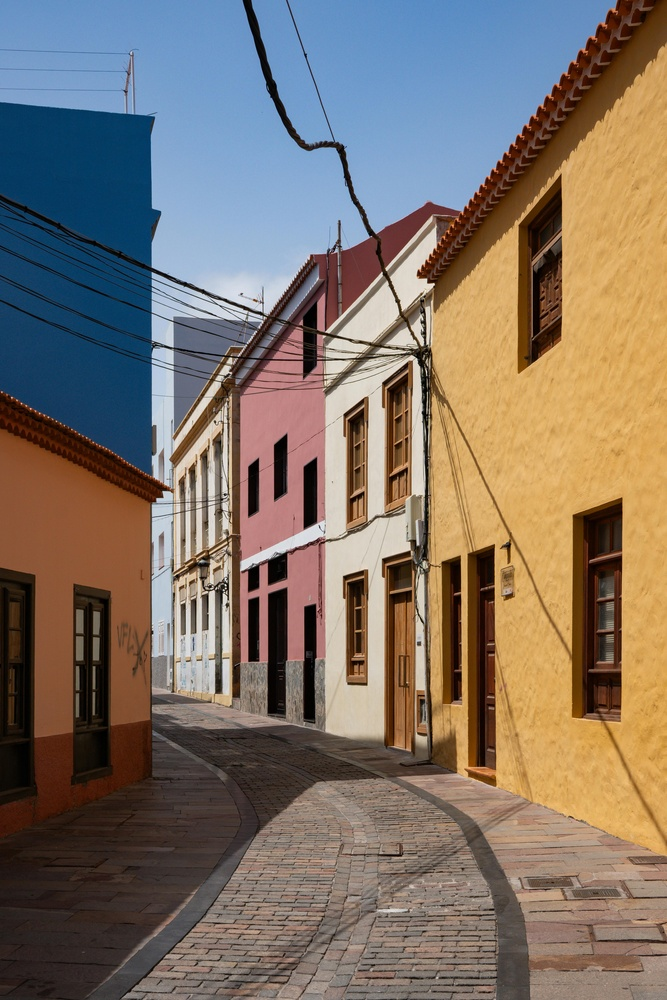
#> input picture casas.jpg, 667 x 1000 px, shrunk from 4000 x 6000 before the run, found by its file name
$ python lab07-2.py
#> lines starting #> are read from the running program, lines starting #| are printed output that depends on the picture; after the words box and inside, x2 and y2 are one past the last pixel; in counts of white or black regions, pixels touching at a corner belong together
# Filtro Passa-Alta

import cv2
import numpy as np
import matplotlib.pyplot as plt

image = cv2.imread('casas.jpg', 0)
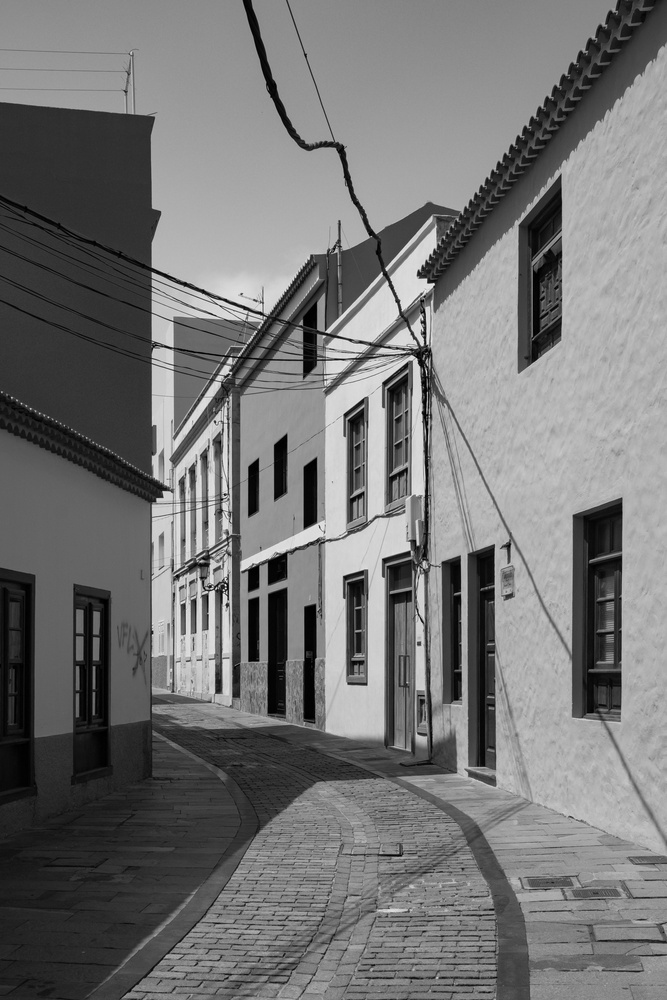
#> image: shape (1000, 667); min 0, max 248, mean 116.7

# Transformada de Fourier
dft = np.fft.fft2(image)
dft_shift = np.fft.fftshift(dft)
rows, cols = image.shape
#> rows = 1000; cols = 667
crow, ccol = rows//2, cols//2
#> crow = 500; ccol = 333

# Criar máscara
mask = np.ones((rows, cols), np.uint8)
radius = 60
for i in range(rows):
    for j in range(cols):
        if (i-crow)**2 + (j-ccol)**2 <= radius**2:
            mask[i,j] = 0
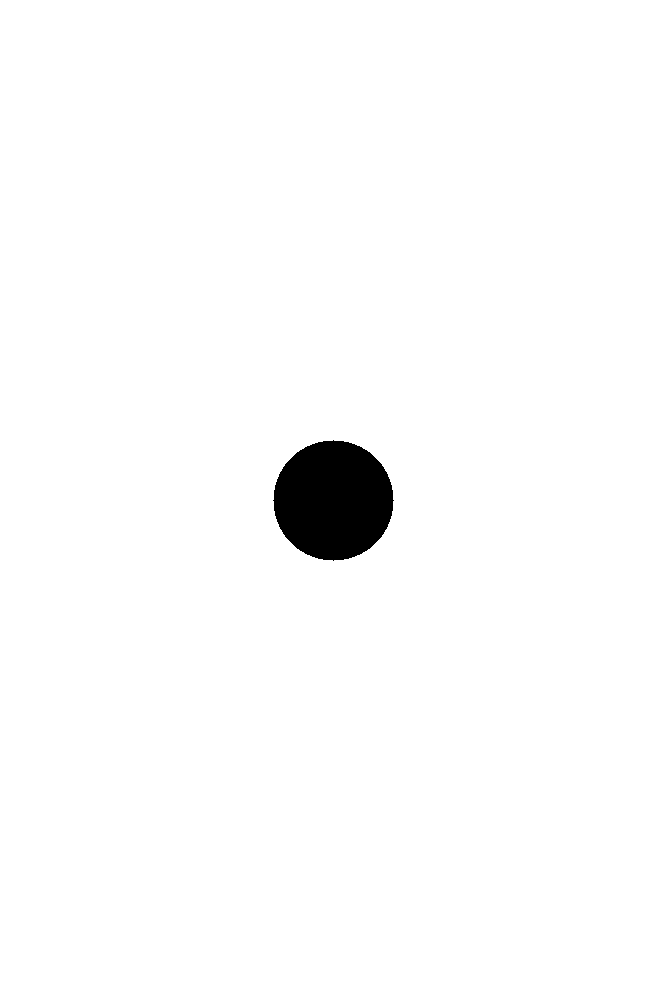
#> mask: shape (1000, 667); values 0 (black) and 1 (white), 98.3% white; 1 black region, box (x1, y1, x2, y2) and area: (273, 440, 394, 561) 11289

# Aplicar filtro
filtered = dft_shift * mask

# Transformada inversa
f_ishift = np.fft.ifftshift(filtered)
img_back = np.fft.ifft2(f_ishift)
img_back = np.abs(img_back)
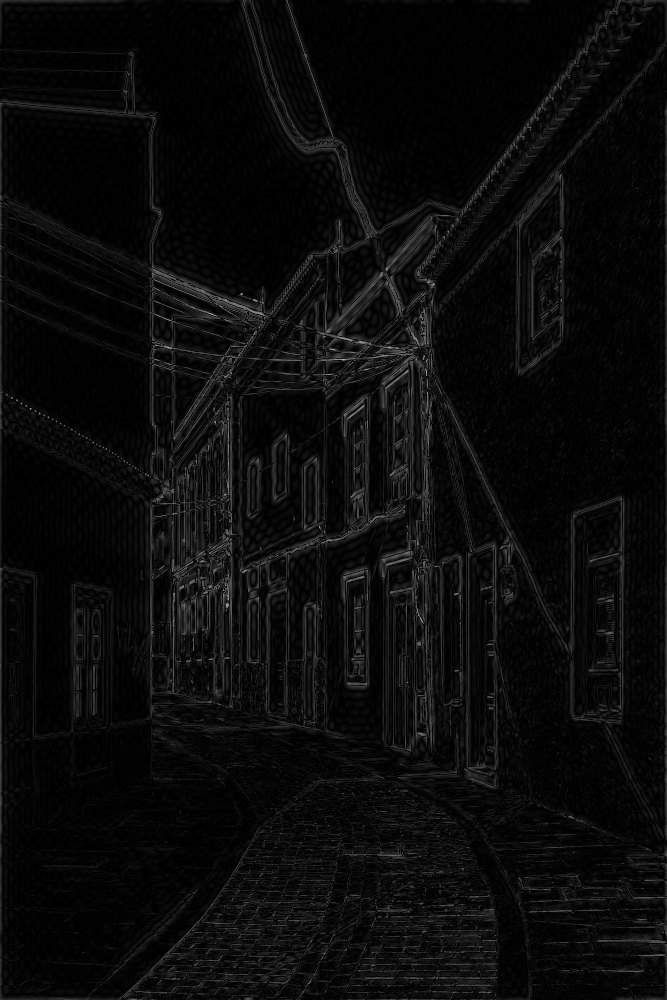
#> img_back: shape (1000, 667) float64; min 4.47e-05, max 177.5, mean 11.2

# Mostrar
plt.figure(figsize=(12,5))
plt.subplot(1,2,1)
plt.imshow(image, cmap='gray')
plt.title('Original')
plt.subplot(1,2,2)
plt.imshow(img_back, cmap='gray')
plt.title('Filtro Passa-Alta')

plt.show()
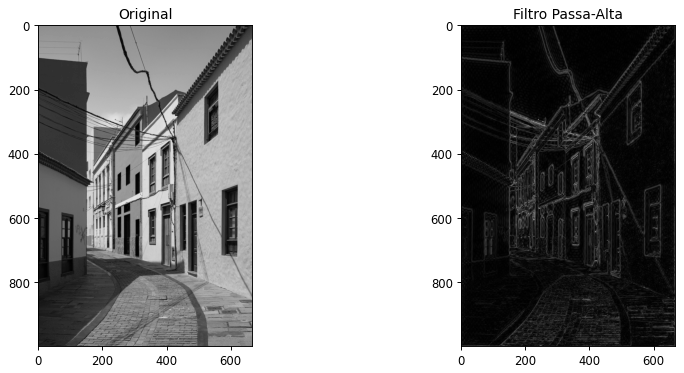
#> figure drawn by matplotlib, 2 panels

$ run again, with image.jpg copied over casas.jpg
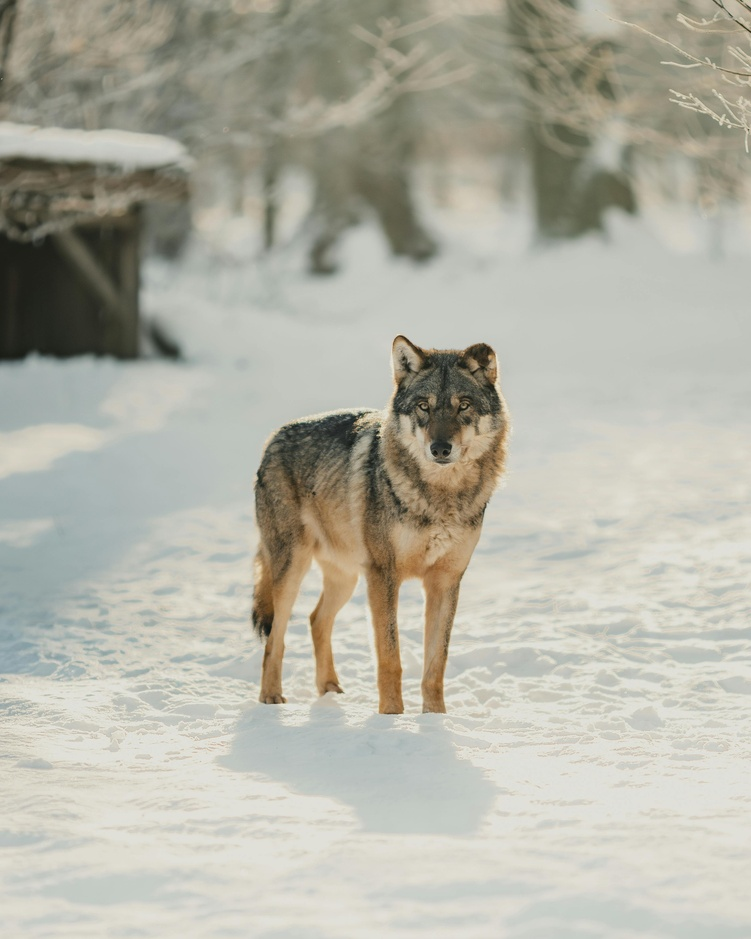
#> input picture image.jpg, 751 x 939 px, shrunk from 3200 x 4000 before the run, found by its file name
#> `img_back = np.abs(img_back)`:
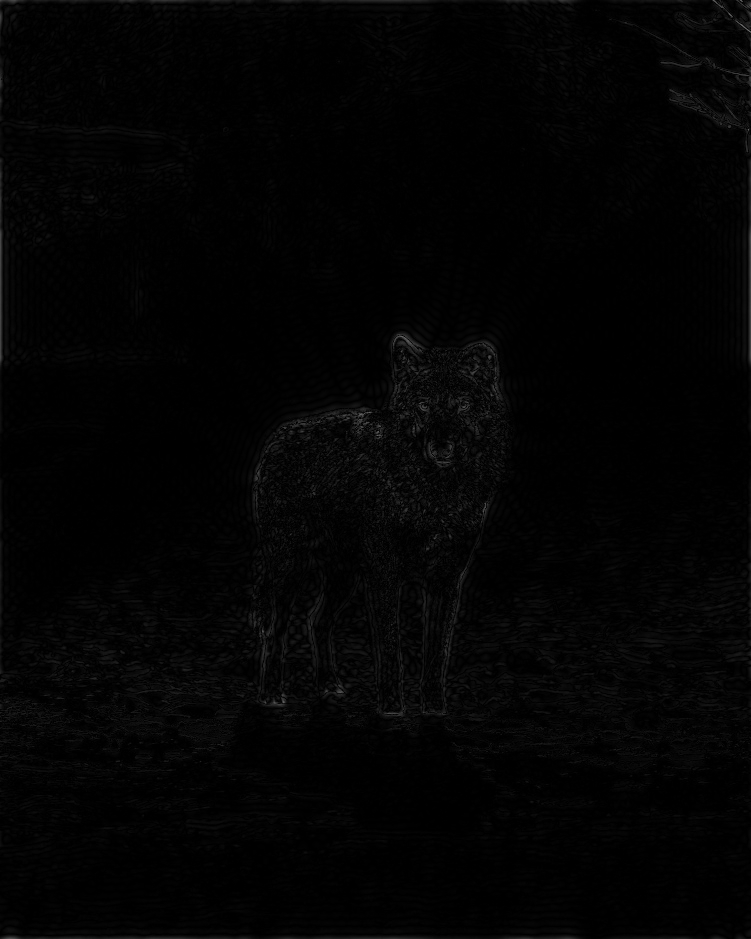
#> img_back: shape (939, 751) float64; min 2.84e-06, max 109.7, mean 3.7
#> `plt.show()`:
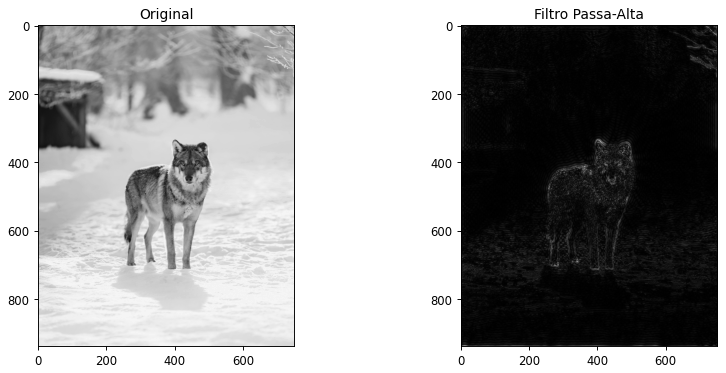
#> figure drawn by matplotlib, 2 panels
